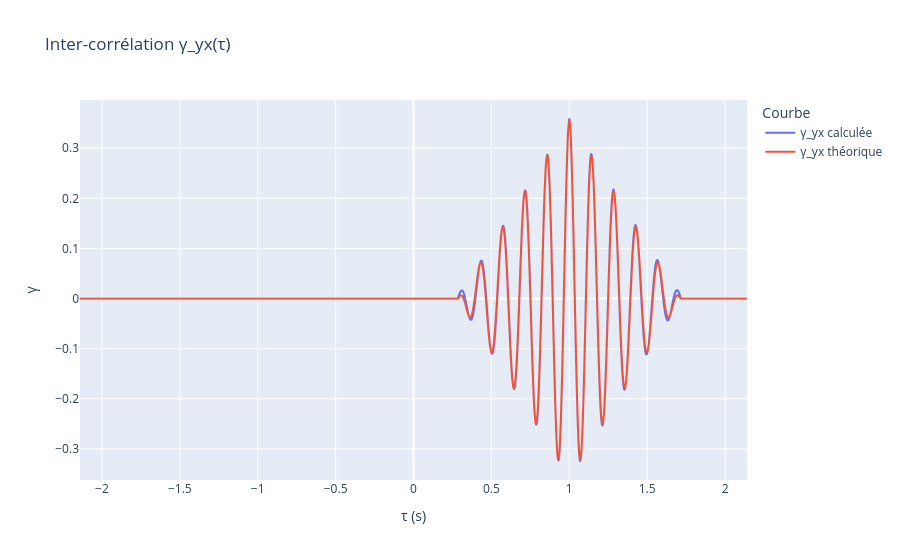

Write notebook code for a chart like this one.
### Code cell
# Inter-corrélation calculée avec msicpe
gamma, tau = san.correlate(y, x, D)

# Formule théorique (Eq. 2)
gamma_th = A**2*T/2 * (1 - np.abs(tau - tau0)/T) * np.cos(2*np.pi*nu0*(tau - tau0))
gamma_th[np.abs(tau - tau0) > T] = 0     # nulle en dehors de [τ0-T, τ0+T]

# Tracé des deux courbes superposées
df = pd.DataFrame({
    "τ (s)": np.concatenate([tau, tau]),
    "γ": np.concatenate([gamma, gamma_th]),
    "Courbe": ["γ_yx calculée"]*len(tau) + ["γ_yx théorique"]*len(tau)
})
px.line(df, x="τ (s)", y="γ", color="Courbe",
        title="Inter-corrélation γ_yx(τ)").show()

# Maximum et énergie
Ex = np.trapezoid(x**2, t)
print("Max de γ :", gamma.max(), "atteint en τ =", tau[np.argmax(gamma)])
print("Énergie Ex :", Ex, "| A²T/2 =", A**2*T/2)

### Figure 1 — Plotly figure (JSON) as saved in the notebook; plotly's stock layout.template omitted (floating-point values rounded to 4 significant figures; data arrays with more than 128 entries replaced by an {"elided": "..."} marker saying what was removed)
{"data": [{"hovertemplate": "Courbe=γ_yx calculée<br>τ (s)=%{x}<br>γ=%{y}<extra></extra>", "legendgroup": "γ_yx calculée", "line": {"color": "#636efa", "dash": "solid"}, "marker": {"symbol": "circle"}, "mode": "lines", "name": "γ_yx calculée", "showlegend": true, "type": "scattergl", "x": {"elided": "1999 float values"}, "xaxis": "x", "y": {"elided": "1999 float values"}, "yaxis": "y"}, {"hovertemplate": "Courbe=γ_yx théorique<br>τ (s)=%{x}<br>γ=%{y}<extra></extra>", "legendgroup": "γ_yx théorique", "line": {"color": "#EF553B", "dash": "solid"}, "marker": {"symbol": "circle"}, "mode": "lines", "name": "γ_yx théorique", "showlegend": true, "type": "scattergl", "x": {"elided": "1999 float values"}, "xaxis": "x", "y": {"elided": "1999 float values"}, "yaxis": "y"}], "layout": {"legend": {"title": {"text": "Courbe"}, "tracegroupgap": 0}, "title": {"text": "Inter-corrélation γ_yx(τ)"}, "xaxis": {"anchor": "y", "domain": [0, 1], "title": {"text": "τ (s)"}}, "yaxis": {"anchor": "x", "domain": [0, 1], "title": {"text": "γ"}}}}
